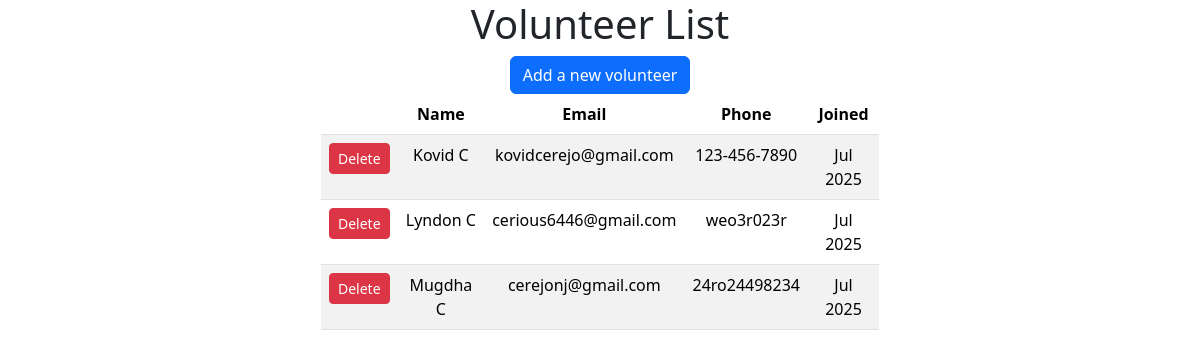
The app's page /admin/volunteers/ (signed in), older data.
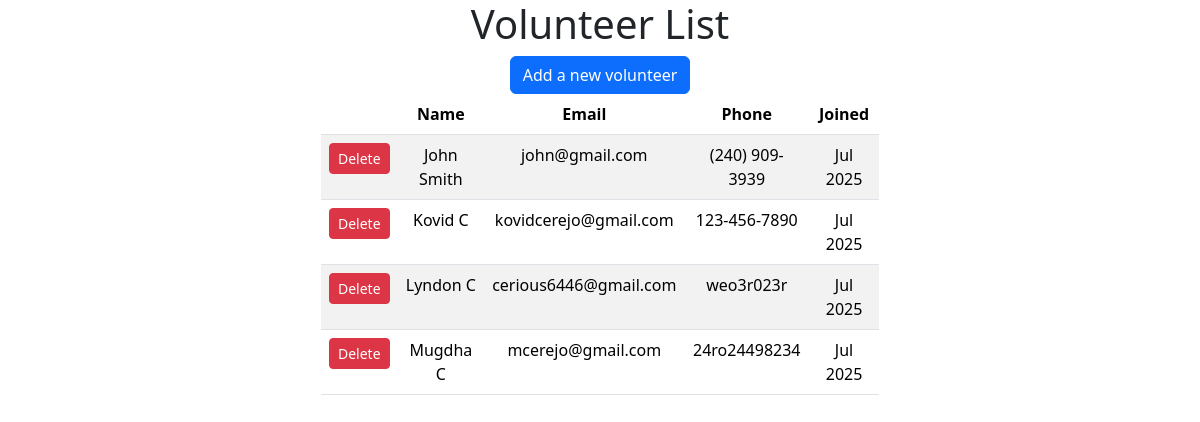
The same page, newer data.
### tables this page shows
CREATE TABLE volunteers (
        id INTEGER PRIMARY KEY AUTOINCREMENT,
        name TEXT NOT NULL,
        email TEXT NOT NULL,
        phone TEXT,
        date_added DATE
);

### app.py (the view)
@app.route("/admin/volunteers/", methods=["GET", "POST"])
def admin_volunteers():
    if request.method == "POST":
        return redirect("/admin/volunteers")
    else:
        volunteers_const = query_db("SELECT * FROM volunteers ORDER BY name")
        volunteers = []
        for row in volunteers_const:
            volunteer = dict(row)
            volunteer["date_added"] = datetime.strptime(volunteer["date_added"], "%Y-%m-%d").date()
            volunteers.append(volunteer)
        return render_template("admin_volunteers.html", volunteers=volunteers)

### app.py (called while the page is built)
def get_db():
    db = getattr(g, '_database', None)
    if db is None:
        db_path = os.getenv("DATABASE_URL")
        db = g._database = sqlite3.connect(db_path)
        db.row_factory = sqlite3.Row
    return db

@app.teardown_appcontext
def close_connection(exception):
    db = getattr(g, '_database', None)
    if db is not None:
        db.close()

def query_db(query, args=(), one=False):
    db = get_db()
    cur = db.execute(query, args)
    if query.strip().lower().startswith("select"):
        rv = cur.fetchall()
    else:
        db.commit()
        rv = None
    cur.close()
    return (rv[0] if rv else None) if one else rv

@app.before_request
def login_required():
    if request.path.startswith("/admin") and request.path != "/admin/login":
        if not session.get("logged_in"):
            return redirect("/admin/login")

### templates/admin_volunteers.html (shortened to what this page needs)
{% extends "layout.html" %}
{% block body %}
    <h1>Volunteer List</h1>
    <a href="/admin/volunteers/add" class="btn btn-primary">Add a new volunteer</a>
    <table class="container table table-striped w-50">
        <thead>
            <tr>
                <th></th>
                <th>Name</th>
                <th>Email</th>
                <th>Phone</th>
                <th>Joined</th>
            </tr>
        </thead>
        <tbody>
            {% for volunteer in volunteers %}
            <tr>
                <td>
                    <button class="btn btn-danger btn-sm delete-button" data-id="{{ volunteer.id }}">Delete</button>
                </td>
                <td>{{ volunteer.name }}</td>
                <td>{{ volunteer.email }}</td>
                <td>{{ volunteer.phone }}</td>
                <td>{{ volunteer.date_added.strftime('%b %Y') }}</td>
            </tr>
            {% endfor %}
        </tbody>
    </table>
{% endblock %}

Row changes from the older to the newer data that the page shows:
added volunteers: name "John Smith", email "john@gmail.com", phone "(240) 909-3939", date_added "Jul 2025"
changed volunteers "Mugdha C": email "cerejonj@gmail.com" → "mcerejo@gmail.com"
